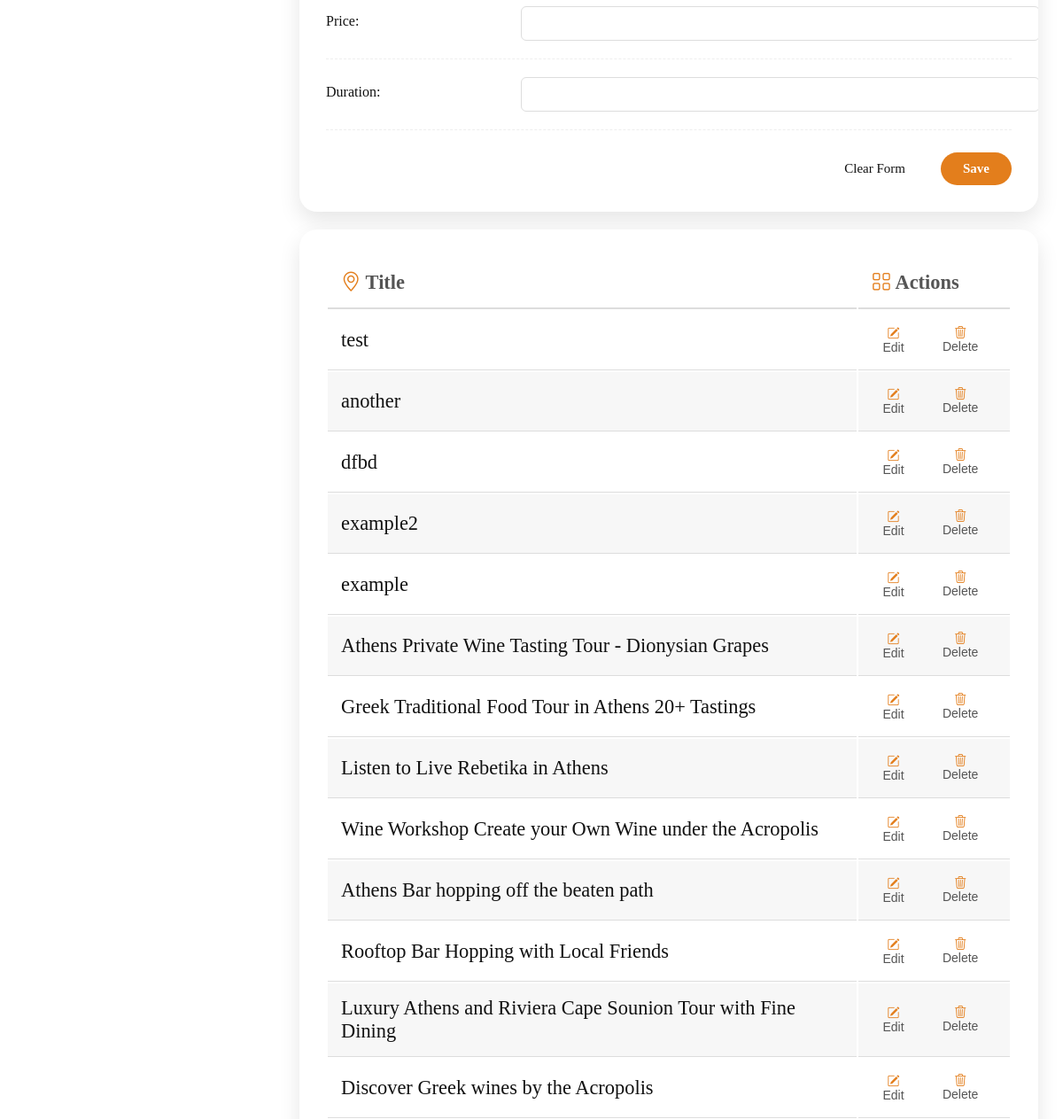
Page /adminpanel/experience/add/ (signed in, middle part) on the earlier database version.
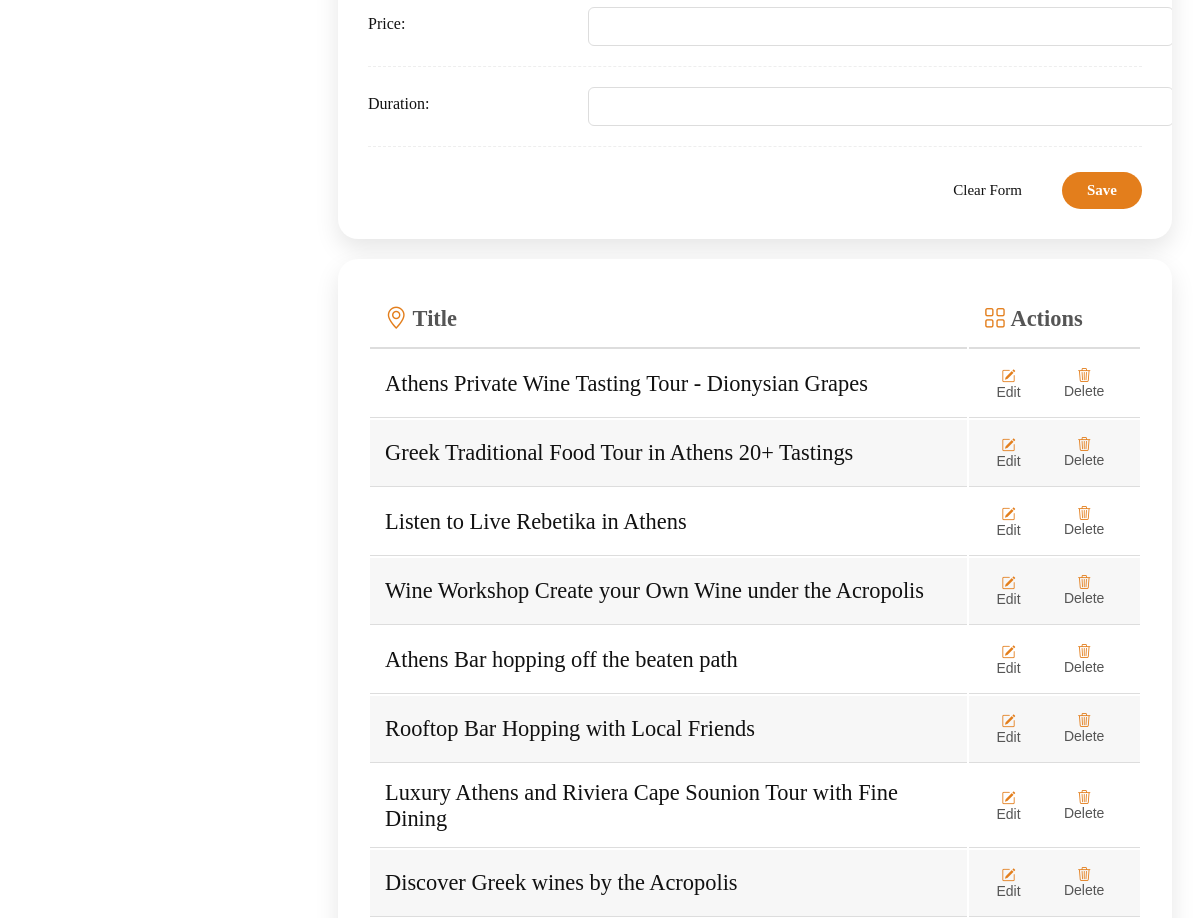
Same page on the later database version.
### experiences/models.py (models this page shows, shortened)
class Experience(models.Model):
    title = models.CharField(max_length=200)
    category = models.ForeignKey(Category, on_delete=models.CASCADE)
    subcategory = models.ForeignKey(Subcategory, on_delete=models.SET_NULL, blank=True, null=True)
    description = models.TextField()
    image = models.ImageField(upload_to='experiences/')
    price = models.DecimalField(max_digits=6, decimal_places=2)
    duration = models.DecimalField(max_digits=3, decimal_places=1)

### adminpanel/views.py (the view)
# urls.py: path('experience/add/', views.add_experience, name='add_experience'),
@user_passes_test(check_admin, login_url='login')
def add_experience(request):
    if request.method == 'POST':
        exp_id = request.POST.get('experience_id')
        if exp_id:
            try:
                experience_to_update = Experience.objects.get(id=exp_id)
                form = ExperienceForm(request.POST, request.FILES, instance=experience_to_update)
            except Experience.DoesNotExist:
                form = ExperienceForm(request.POST, request.FILES)
        else:
            form = ExperienceForm(request.POST, request.FILES)
        if form.is_valid():
            form.save()
            return redirect('add_experience')
    else:
        form = ExperienceForm()
    all_experiences = Experience.objects.all().order_by('-id')
    category_map = {}
    all_categories = Category.objects.all()
    for cat in all_categories:
        subs = Subcategory.objects.filter(category=cat)
        category_map[cat.name] = [str(sub.id) for sub in subs]
    context = {
        'form': form,
        'experiences': Experience.objects.all().order_by('-id'),
        'category_map': category_map,
    }
    return render(request, 'adminpanel/add_experiences.html', context)

### adminpanel/forms.py
class ExperienceForm(forms.ModelForm):
    class Meta:
        model = Experience
        fields = ['title', 'category', 'subcategory', 'description', 'image', 'price', 'duration']
        widgets = {
            'title': forms.TextInput(attrs={'class': 'form-control', 'maxlength': '40'}),
            'category': forms.Select(attrs={'class': 'form-select'}),
            'subcategory': forms.Select(attrs={'class': 'form-select'}),
            'description': forms.Textarea(attrs={'class': 'form-control', 'rows': 6, 'maxlength': '3000'}),
            'image': forms.FileInput(attrs={'class': 'form-control'}),
            'price': forms.NumberInput(attrs={'class': 'form-control', 'step': '0.5'}),
            'duration': forms.NumberInput(attrs={'class': 'form-control', 'step': '0.5'}),
        }

### adminpanel/views.py (called while the page is built)
def check_admin(user):
    return user.is_superuser # or user.is_staff

### experiences/models.py (called while the page is built)
    def __str__(self):
        return self.name

    def __str__(self):
        return self.name

### orders/context_processors.py (called while the page is built)
def cart_processor(request):
    cart = request.session.get('cart', {})
    cart_item_count = len(cart)
    return {'cart_item_count': cart_item_count}

### adminpanel/templates/adminpanel/add_experiences.html (shortened to what this page needs)
{% extends 'home/base.html' %}
{% load static %}
{% block extra_css %}
    <link rel="stylesheet" href="{% static 'css/adminpanel.css' %}">
    <link rel="stylesheet" href="{% static 'css/users.css' %}">
{% endblock %}
{% block content %}
<div class="add-container">
    <div class = "manage-experiences">
        <div class="admin-table-card ">
            <div id="tasks_form_container">
                <form id="tasks_form" method="POST" enctype="multipart/form-data">
                    <div>
                        {% for field in form %}
                        <div class="form-rows">
                            <div class="form-label">
                                <label>{{ field.label }}:</label>
                            </div>
                            <div class="form-input">
                                {{ field }}
                            </div>
                        </div>
                        {% endfor %}
                    </div>
                    <div class="form-buttons">
                        <button type="button" id="cancel_task_button" class="cancel-btn">Clear Form</button>
                        <button type="submit" id="save_button" class="orange-button">Save</button>
                    </div>
                </form>
            </div>
        </div>
        <div class="admin-table-card">
            <div class="admin-table-container">
                <table class="admin-table" id="experience_table">
                    <thead>
                        <tr>
                            <th ><i class="bi bi-geo-alt"></i> Title</th>
                            <th><i class="bi bi-grid"></i> Actions</th>
                        </tr>
                    </thead>
                    <tbody>
                        {% for exp in experiences %}
                        <tr class="table-row"
                            data-id="{{ exp.id }}"
                            data-title="{{ exp.title }}"
                            data-category="{% if exp.category.id %}{{ exp.category.id }}{% else %}{{ exp.category }}{% endif %}"
                            data-subcategory="{% if exp.subcategory.id %}{{ exp.subcategory.id }}{% else %}{{ exp.subcategory }}{% endif %}"
                            data-price="{{ exp.price}}"
                            data-duration="{{ exp.duration }}">
                            <td>
                                {{ exp.title }}
                            </td>
                            <td>
                                <div class="actions">
                                    <button type="button" class="action-btn edit-btn"><i class="bi bi-pencil-square"></i> Edit</button>
                                    <form action="{% url 'delete_experience' exp.id %}" method="POST" onsubmit="return confirm('Are you sure you want to delete {{ exp.title|escapejs }}? This cannot be undone.');">
                                        <button type="submit" class="action-btn delete-btn"><i class="bi bi-trash3"></i> Delete</button>
                                    </form>
                                </div>
                            </td>
                        </tr>
                        {% empty %}
                        <tr>
                            <td colspan="2" class="empty">No experiences yet.</td>
                        </tr>
                        {% endfor %}
                    </tbody>
                </table>
            </div>
        </div>
    </div>
</div>
{% endblock %}

Differences in the rows shown:
removed Experience: title "test"
removed Experience: title "another"
removed Experience: title "dfbd"
removed Experience: title "example2"
removed Experience: title "example"
